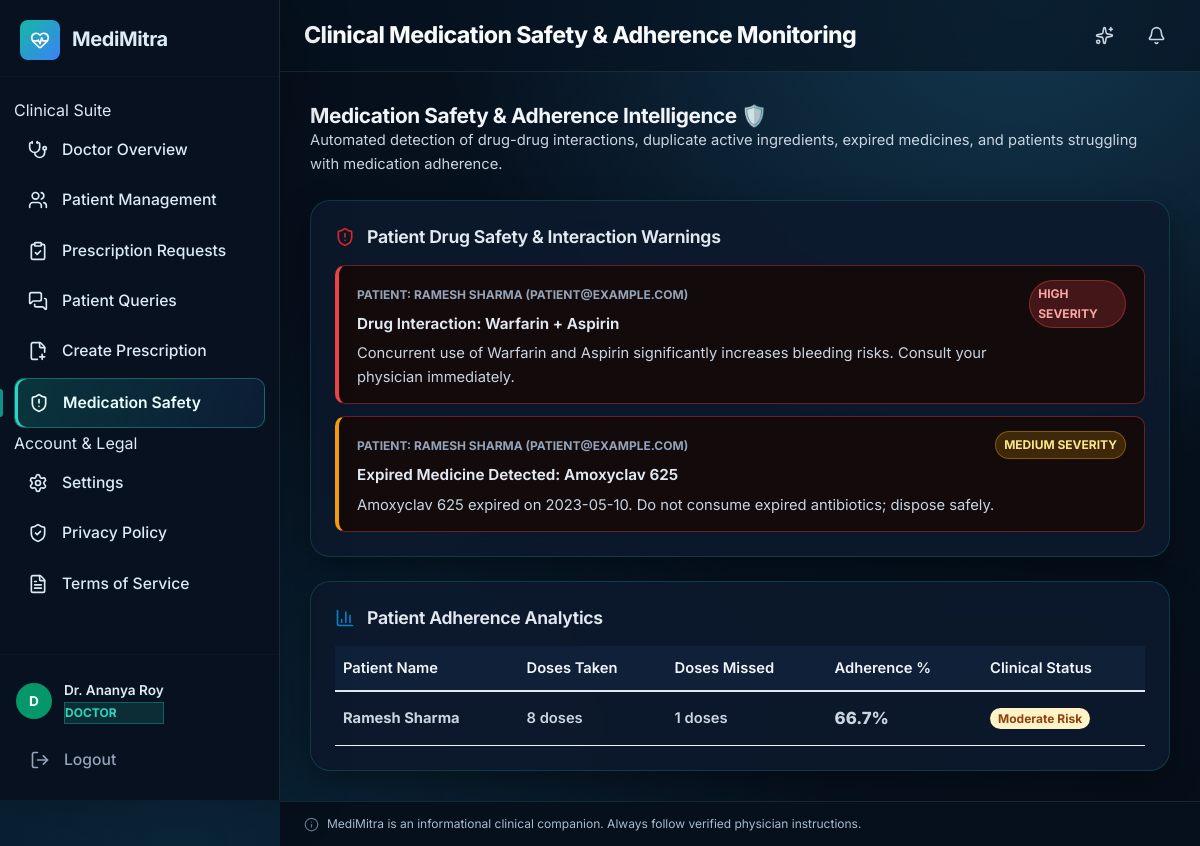
The app's page /doctor/safety (signed in) with its own data.
### tables this page shows
CREATE TABLE users (
    id INTEGER PRIMARY KEY AUTOINCREMENT,
    username TEXT UNIQUE NOT NULL,
    email TEXT UNIQUE NOT NULL,
    password_hash TEXT NOT NULL,
    full_name TEXT NOT NULL,
    role TEXT NOT NULL DEFAULT 'patient',  -- 'patient' or 'caregiver'
    phone TEXT,
    created_at TIMESTAMP DEFAULT CURRENT_TIMESTAMP,
    updated_at TIMESTAMP DEFAULT CURRENT_TIMESTAMP
, is_active INTEGER DEFAULT 1, language TEXT DEFAULT en, auto_camera INTEGER DEFAULT 1);

CREATE TABLE safety_alerts (
    id INTEGER PRIMARY KEY AUTOINCREMENT,
    user_id INTEGER NOT NULL,
    alert_type TEXT NOT NULL,    -- 'interaction', 'duplicate', 'expiry', 'allergy'
    severity TEXT NOT NULL,      -- 'low', 'medium', 'high', 'critical'
    title TEXT NOT NULL,
    description TEXT NOT NULL,
    medicine_ids TEXT,           -- JSON array of related medicine IDs
    is_dismissed INTEGER DEFAULT 0,
    created_at TIMESTAMP DEFAULT CURRENT_TIMESTAMP,
    FOREIGN KEY (user_id) REFERENCES users(id)
);

### routes/doctor.py (the view)
@doctor_bp.get("/safety")
@login_required
def safety():
    profile = _require_verified_doctor()
    if not profile:
        abort(403)
    alerts = query_db(
        """SELECT sa.*, u.full_name AS patient_name, u.email AS patient_email
           FROM safety_alerts sa
           JOIN users u ON u.id = sa.user_id
           WHERE sa.is_dismissed = 0
           ORDER BY CASE sa.severity WHEN 'critical' THEN 1 WHEN 'high' THEN 2 WHEN 'medium' THEN 3 ELSE 4 END"""
    )
    adherence_stats = query_db(
        """SELECT u.id, u.full_name,
                  COUNT(CASE WHEN dl.status = 'taken' THEN 1 END) AS taken,
                  COUNT(CASE WHEN dl.status = 'missed' THEN 1 END) AS missed,
                  ROUND(COUNT(CASE WHEN dl.status = 'taken' THEN 1 END) * 100.0 / NULLIF(COUNT(dl.id), 0), 1) AS adherence
           FROM users u
           JOIN dose_logs dl ON dl.user_id = u.id
           GROUP BY u.id
           ORDER BY adherence ASC"""
    )
    return render_template("doctor_safety.html", alerts=alerts, adherence_stats=adherence_stats)

### templates/doctor_safety.html (shortened to what this page needs)
{% extends "base.html" %}
{% block page_title %}Clinical Medication Safety &amp; Adherence Monitoring{% endblock %}
{% block content %}
<div style="max-width: 1000px; margin: 0 auto;">
    <div style="margin-bottom: 24px;">
        <h2>Medication Safety &amp; Adherence Intelligence 🛡️</h2>
        <p style="color:#64748b;">Automated detection of drug-drug interactions, duplicate active ingredients, expired medicines, and patients struggling with medication adherence.</p>
    </div>
    <div class="card" style="margin-bottom: 24px; padding: 24px;">
        <h3 style="margin:0 0 16px 0; display:flex; align-items:center; gap:8px;">
            <i data-lucide="shield-alert" style="color:#dc2626;"></i>
            <span>Patient Drug Safety &amp; Interaction Warnings</span>
        </h3>
        {% if alerts %}
            <div style="display:flex; flex-direction:column; gap:12px;">
                {% for a in alerts %}
                <div style="background:rgba(20, 10, 10, 0.94); border:1px solid rgba(239, 68, 68, 0.4); border-left:4px solid {% if a.severity == 'critical' or a.severity == 'high' %}#ef4444{% else %}#f59e0b{% endif %}; padding:14px 18px; border-radius:10px;">
                    <div style="display:flex; justify-content:space-between; align-items:flex-start;">
                        <div>
                            <span style="font-size:0.75rem; font-weight:700; color:#94a3b8; text-transform:uppercase;">
                                Patient: {{ a.patient_name }} ({{ a.patient_email }})
                            </span>
                            <h4 style="margin:4px 0 6px 0; color:#f1f5f9; font-size:1.05rem;">{{ a.title }}</h4>
                            <p style="margin:0; color:#cbd5e1; font-size:0.9rem;">{{ a.description }}</p>
                        </div>
                        <span style="padding:3px 8px; border-radius:9999px; font-size:0.75rem; font-weight:700; text-transform:uppercase; background:{% if a.severity in ['critical', 'high'] %}rgba(239,68,68,0.22); color:#fca5a5; border:1px solid rgba(239,68,68,0.4);{% else %}rgba(245,158,11,0.2); color:#fde68a; border:1px solid rgba(245,158,11,0.4);{% endif %}">
                            {{ a.severity }} Severity
                        </span>
                    </div>
                </div>
                {% endfor %}
            </div>
        {% else %}
            <div style="text-align:center; padding:24px; color:#64748b;">
                <i data-lucide="check-circle" style="width:36px; height:36px; color:#10b981; margin-bottom:8px;"></i>
                <p style="margin:0; font-weight:600;">No active drug interactions or duplicate warnings detected.</p>
            </div>
        {% endif %}
    </div>
    <div class="card" style="padding: 24px;">
        <h3 style="margin:0 0 16px 0; display:flex; align-items:center; gap:8px;">
            <i data-lucide="bar-chart-3" style="color:#0284c7;"></i>
            <span>Patient Adherence Analytics</span>
        </h3>
        <div style="overflow-x:auto;">
            <table style="width:100%; border-collapse:collapse; font-size:0.9rem;">
                <thead>
                    <tr style="border-bottom:2px solid #e2e8f0; text-align:left; color:#64748b;">
                        <th style="padding:10px 8px;">Patient Name</th>
                        <th style="padding:10px 8px;">Doses Taken</th>
                        <th style="padding:10px 8px;">Doses Missed</th>
                        <th style="padding:10px 8px;">Adherence %</th>
                        <th style="padding:10px 8px;">Clinical Status</th>
                    </tr>
                </thead>
                <tbody>
                    {% for p in adherence_stats %}
                    <tr style="border-bottom:1px solid #f1f5f9;">
                        <td style="padding:12px 8px; font-weight:700;">{{ p.full_name }}</td>
                        <td style="padding:12px 8px; color:#16a34a; font-weight:600;">{{ p.taken or 0 }} doses</td>
                        <td style="padding:12px 8px; color:#dc2626; font-weight:600;">{{ p.missed or 0 }} doses</td>
                        <td style="padding:12px 8px; font-weight:800; font-size:1.05rem; color:{% if (p.adherence or 100) >= 80 %}#16a34a{% elif (p.adherence or 100) >= 60 %}#d97706{% else %}#dc2626{% endif %};">
                            {{ p.adherence or 100 }}%
                        </td>
                        <td style="padding:12px 8px;">
                            {% if (p.adherence or 100) >= 80 %}
                            <span style="background:#dcfce7; color:#166534; padding:3px 8px; border-radius:9999px; font-size:0.75rem; font-weight:700;">Good Compliance</span>
                            {% elif (p.adherence or 100) >= 60 %}
                            <span style="background:#fef3c7; color:#92400e; padding:3px 8px; border-radius:9999px; font-size:0.75rem; font-weight:700;">Moderate Risk</span>
                            {% else %}
                            <span style="background:#fee2e2; color:#991b1b; padding:3px 8px; border-radius:9999px; font-size:0.75rem; font-weight:700;">High Risk (Low Compliance)</span>
                            {% endif %}
                        </td>
                    </tr>
                    {% endfor %}
                </tbody>
            </table>
        </div>
    </div>
</div>
{% endblock %}

### templates/base.html (shortened to what this page needs)
<!DOCTYPE html>
<html lang="en">
<head>
    <link rel="stylesheet" href="{{ url_for('static', filename='css/style.css') }}">
    <link rel="stylesheet" href="{{ url_for('static', filename='css/responsive.css') }}">
</head>
<body>
    {% if current_user %}
    <aside class="sidebar" id="sidebar">
        <div class="sidebar-header">
            <div class="logo">
                <div class="logo-icon">
                    <i data-lucide="heart-pulse"></i>
                </div>
                <span class="logo-text">MediMitra</span>
            </div>
        </div>
        <nav class="sidebar-nav">
            <ul>
                {% if current_user.role == 'patient' %}
                <li class="nav-section-label"><span>Patient Care</span></li>
                <li><a href="{{ url_for('dashboard.index') }}" class="nav-link {% if request.endpoint == 'dashboard.index' %}active{% endif %}"><i data-lucide="layout-dashboard"></i><span>Health Overview</span></a></li>
                <li><a href="{{ url_for('scanner.medicine_scan') }}" class="nav-link {% if request.endpoint == 'scanner.medicine_scan' %}active{% endif %}"><i data-lucide="scan"></i><span>AI Medicine Scanner</span></a></li>
                <li><a href="{{ url_for('scanner.scan') }}" class="nav-link {% if request.endpoint == 'scanner.scan' %}active{% endif %}"><i data-lucide="file-text"></i><span>Prescription Scanner</span></a></li>
                <li><a href="{{ url_for('prescriptions.index') }}" class="nav-link {% if request.endpoint == 'prescriptions.index' %}active{% endif %}"><i data-lucide="file-check-2"></i><span>My Prescriptions</span></a></li>
                <li><a href="{{ url_for('medicines.index') }}" class="nav-link {% if request.endpoint and 'medicines' in request.endpoint %}active{% endif %}"><i data-lucide="pill"></i><span>Medicine Cabinet</span></a></li>
                <li><a href="{{ url_for('schedule.index') }}" class="nav-link {% if request.endpoint and 'schedule' in request.endpoint %}active{% endif %}"><i data-lucide="calendar-clock"></i><span>Smart Reminders</span></a></li>
                <li><a href="{{ url_for('assistant.index') }}" class="nav-link {% if request.endpoint and 'assistant' in request.endpoint %}active{% endif %}"><i data-lucide="bot"></i><span>AI Health Assistant</span></a></li>
                <li><a href="{{ url_for('queries.patient_queries') }}" class="nav-link {% if request.endpoint and 'queries' in request.endpoint %}active{% endif %}"><i data-lucide="message-square-plus"></i><span>Ask My Doctor</span></a></li>
                <li><a href="{{ url_for('records.index') }}" class="nav-link {% if request.endpoint and 'records' in request.endpoint %}active{% endif %}"><i data-lucide="clipboard-list"></i><span>Health Records</span></a></li>
                <li><a href="{{ url_for('safety.index') }}" class="nav-link {% if request.endpoint and 'safety' in request.endpoint %}active{% endif %}"><i data-lucide="shield-check"></i><span>Safety Centre</span></a></li>
                <li><a href="{{ url_for('reports.index') }}" class="nav-link {% if request.endpoint and 'reports' in request.endpoint %}active{% endif %}"><i data-lucide="bar-chart-3"></i><span>Adherence Reports</span></a></li>
                {% elif current_user.role == 'doctor' %}
                <li class="nav-section-label"><span>Clinical Suite</span></li>
                <li><a href="{{ url_for('doctor.index') }}" class="nav-link {% if request.endpoint == 'doctor.index' %}active{% endif %}"><i data-lucide="stethoscope"></i><span>Doctor Overview</span></a></li>
                <li><a href="{{ url_for('doctor.patients') }}" class="nav-link {% if request.endpoint in ['doctor.patients', 'doctor.patient_detail'] %}active{% endif %}"><i data-lucide="users"></i><span>Patient Management</span></a></li>
                <li><a href="{{ url_for('doctor.prescriptions') }}" class="nav-link "><i data-lucide="clipboard-check"></i><span>Prescription Requests</span></a></li>
                <li><a href="{{ url_for('doctor.queries') }}" class="nav-link {% if request.endpoint == 'doctor.queries' %}active{% endif %}"><i data-lucide="messages-square"></i><span>Patient Queries</span></a></li>
                <li><a href="{{ url_for('doctor.create_prescription') }}" class="nav-link {% if request.endpoint == 'doctor.create_prescription' %}active{% endif %}"><i data-lucide="file-plus-2"></i><span>Create Prescription</span></a></li>
                <li><a href="{{ url_for('doctor.safety') }}" class="nav-link {% if request.endpoint == 'doctor.safety' %}active{% endif %}"><i data-lucide="shield-alert"></i><span>Medication Safety</span></a></li>
                {% elif current_user.role == 'pharmacist' %}
                <li class="nav-section-label"><span>Pharmacy</span></li>
                <li><a href="{{ url_for('pharmacy.index') }}" class="nav-link {% if request.endpoint and 'pharmacy' in request.endpoint %}active{% endif %}"><i data-lucide="store"></i><span>Pharmacy Overview</span></a></li>
                {% endif %}
                <li class="nav-section-label"><span>Account &amp; Legal</span></li>
                <li><a href="{{ url_for('auth.settings') }}" class="nav-link {% if request.endpoint and 'settings' in request.endpoint %}active{% endif %}"><i data-lucide="settings"></i><span>Settings</span></a></li>
                <li><a href="{{ url_for('api.privacy_policy') }}" class="nav-link"><i data-lucide="shield-check"></i><span>Privacy Policy</span></a></li>
                <li><a href="{{ url_for('api.terms_of_service') }}" class="nav-link"><i data-lucide="file-text"></i><span>Terms of Service</span></a></li>
            </ul>
        </nav>
        <div class="sidebar-footer">
            <div class="user-card">
                <div class="user-avatar" style="background: {% if current_user.role == 'doctor' %}#059669{% elif current_user.role == 'admin' %}#4f46e5{% elif current_user.role == 'caregiver' %}#d97706{% else %}#0284c7{% endif %}; color: white;">
                    {{ current_user.full_name[0] | upper }}
                </div>
                <div class="user-info">
                    <span class="user-name">{{ current_user.full_name }}</span>
                    <span class="user-role badge-role" style="font-size:0.75rem; text-transform:uppercase; font-weight:700; color:{% if current_user.role == 'doctor' %}#059669{% elif current_user.role == 'admin' %}#4f46e5{% elif current_user.role == 'caregiver' %}#d97706{% else %}#0284c7{% endif %};">
                        {{ current_user.role }}
                    </span>
                </div>
            </div>
            <a href="{{ url_for('auth.logout') }}" class="nav-link logout-link">
                <i data-lucide="log-out"></i>
                <span>Logout</span>
            </a>
        </div>
    </aside>
    <main class="main-content" id="mainContent">
        <header class="topbar">
            <div class="topbar-title">
                <h1>{% block page_title %}Dashboard{% endblock %}</h1>
            </div>
            <div class="topbar-actions" style="display:flex; align-items:center; gap:12px;">
                <button type="button" class="icon-btn" onclick="playSplashAnimation(true)" title="Replay 3D Intro & Sound" aria-label="Replay 3D Intro">
                    <i data-lucide="sparkles"></i>
                </button>
                <button class="icon-btn" aria-label="Notifications">
                    <i data-lucide="bell"></i>
                </button>
            </div>
        </header>
        <div class="page-content">
            {% block content %}{% endblock %}
        </div>
        <footer class="disclaimer">
            <i data-lucide="info" style="width:14px;height:14px"></i>
            <span>MediMitra is an informational clinical companion. Always follow verified physician instructions.</span>
        </footer>
    </main>
    {% endif %}
</body>
</html>

### records on screen
users: full_name "D", full_name "Dr. Ananya Roy", role "DOCTOR"
safety_alerts: patient_name "RAMESH SHARMA", patient_email "PATIENT@EXAMPLE.COM", title "Drug Interaction: Warfarin + Aspirin", description "Concurrent use of Warfarin and Aspirin significantly increases bleeding risks. Consult your physician immediately.", severity "HIGH"
safety_alerts: patient_name "RAMESH SHARMA", patient_email "PATIENT@EXAMPLE.COM", title "Expired Medicine Detected: Amoxyclav 625", description "Amoxyclav 625 expired on 2023-05-10. Do not consume expired antibiotics; dispose safely.", severity "MEDIUM"
users: full_name "Ramesh Sharma", taken "8", is_active "1", adherence "66.7"
